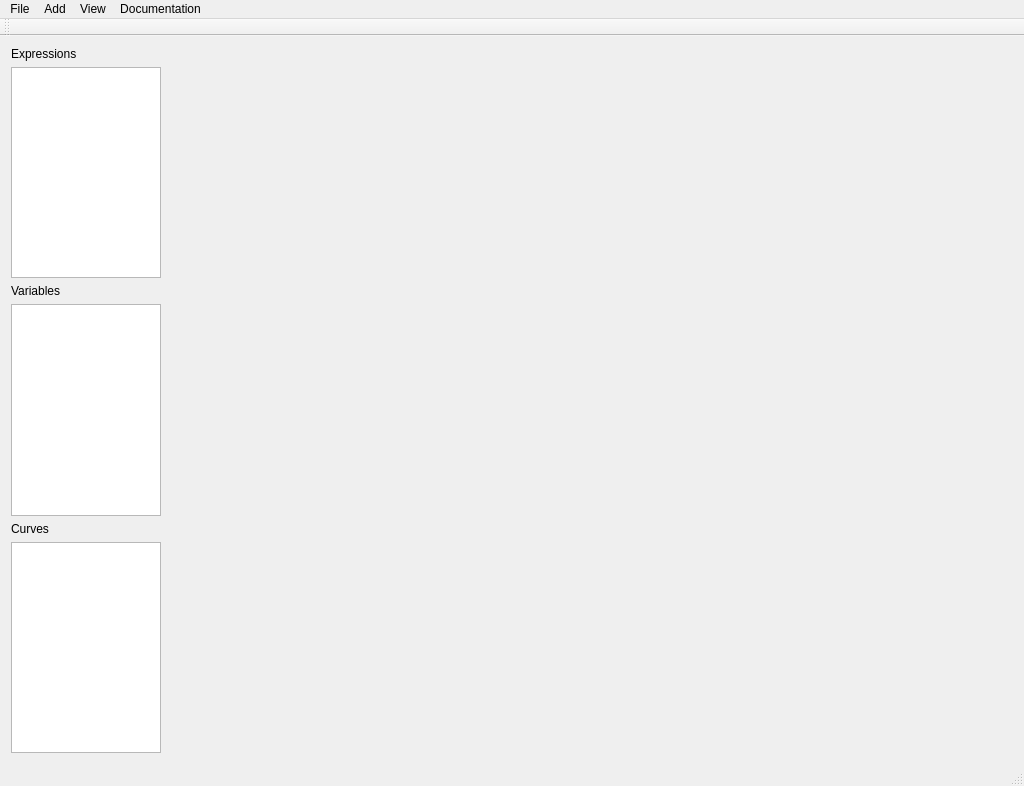
<?xml version="1.0" encoding="UTF-8"?>
<ui version="4.0">
 <class>MainWindow</class>
 <widget class="QMainWindow" name="MainWindow">
  <property name="geometry">
   <rect>
    <x>0</x>
    <y>0</y>
    <width>1024</width>
    <height>786</height>
   </rect>
  </property>
  <property name="windowTitle">
   <string>MainWindow</string>
  </property>
  <widget class="QWidget" name="centralWidget">
   <layout class="QHBoxLayout" name="horizontalLayout_2">
    <item>
     <layout class="QHBoxLayout" name="horizontalLayout">
      <item>
       <layout class="QVBoxLayout" name="verticalLayout">
        <item>
         <widget class="QLabel" name="label">
          <property name="maximumSize">
           <size>
            <width>150</width>
            <height>16777215</height>
           </size>
          </property>
          <property name="text">
           <string>Expressions</string>
          </property>
         </widget>
        </item>
        <item>
         <widget class="QListView" name="ExpressionListView">
          <property name="maximumSize">
           <size>
            <width>150</width>
            <height>16777215</height>
           </size>
          </property>
         </widget>
        </item>
        <item>
         <widget class="QLabel" name="label_2">
          <property name="maximumSize">
           <size>
            <width>150</width>
            <height>16777215</height>
           </size>
          </property>
          <property name="text">
           <string>Variables</string>
          </property>
         </widget>
        </item>
        <item>
         <widget class="QListView" name="VariableListView">
          <property name="maximumSize">
           <size>
            <width>150</width>
            <height>16777215</height>
           </size>
          </property>
         </widget>
        </item>
        <item>
         <widget class="QLabel" name="label_3">
          <property name="maximumSize">
           <size>
            <width>150</width>
            <height>16777215</height>
           </size>
          </property>
          <property name="text">
           <string>Curves</string>
          </property>
         </widget>
        </item>
        <item>
         <widget class="QListView" name="CurveListView">
          <property name="maximumSize">
           <size>
            <width>150</width>
            <height>16777215</height>
           </size>
          </property>
         </widget>
        </item>
       </layout>
      </item>
      <item>
       <widget class="QwtPlot" name="qwtPlot"/>
      </item>
     </layout>
    </item>
   </layout>
  </widget>
  <widget class="QMenuBar" name="menuBar">
   <property name="geometry">
    <rect>
     <x>0</x>
     <y>0</y>
     <width>1024</width>
     <height>24</height>
    </rect>
   </property>
   <widget class="QMenu" name="menuAdd">
    <property name="title">
     <string>Add</string>
    </property>
    <addaction name="actionExpression"/>
    <addaction name="actionVariable"/>
    <addaction name="actionCurve_from_DataSet"/>
    <addaction name="actionResponse_Plot"/>
    <addaction name="actionSystem"/>
    <addaction name="actionClosedLoop_System"/>
   </widget>
   <widget class="QMenu" name="menuFile">
    <property name="title">
     <string>File</string>
    </property>
    <addaction name="actionLoad"/>
    <addaction name="actionSave"/>
    <addaction name="actionSave_as"/>
   </widget>
   <widget class="QMenu" name="menuView">
    <property name="title">
     <string>View</string>
    </property>
    <addaction name="actionAutoscale"/>
   </widget>
   <widget class="QMenu" name="menuDocumentation">
    <property name="title">
     <string>Documentation</string>
    </property>
    <addaction name="actionHelp"/>
    <addaction name="actionView_Control_System_Doc"/>
   </widget>
   <addaction name="menuFile"/>
   <addaction name="menuAdd"/>
   <addaction name="menuView"/>
   <addaction name="menuDocumentation"/>
  </widget>
  <widget class="QToolBar" name="mainToolBar">
   <attribute name="toolBarArea">
    <enum>TopToolBarArea</enum>
   </attribute>
   <attribute name="toolBarBreak">
    <bool>false</bool>
   </attribute>
  </widget>
  <widget class="QStatusBar" name="statusBar"/>
  <action name="actionExpression">
   <property name="text">
    <string>Expression</string>
   </property>
  </action>
  <action name="actionVariable">
   <property name="text">
    <string>Variable</string>
   </property>
  </action>
  <action name="actionSave_as">
   <property name="text">
    <string>save as</string>
   </property>
  </action>
  <action name="actionSave">
   <property name="text">
    <string>save</string>
   </property>
  </action>
  <action name="actionLoad">
   <property name="text">
    <string>load</string>
   </property>
  </action>
  <action name="actionCurve_from_DataSet">
   <property name="text">
    <string>Curve from DataSet</string>
   </property>
  </action>
  <action name="actionResponse_Plot">
   <property name="text">
    <string>Response Plot</string>
   </property>
  </action>
  <action name="actionAutoscale">
   <property name="text">
    <string>autoscale</string>
   </property>
  </action>
  <action name="actionSystem">
   <property name="text">
    <string>System</string>
   </property>
  </action>
  <action name="actionClosedLoop_System">
   <property name="text">
    <string>ClosedLoop System</string>
   </property>
  </action>
  <action name="actionHelp">
   <property name="text">
    <string>Help</string>
   </property>
  </action>
  <action name="actionView_Control_System_Doc">
   <property name="text">
    <string>View Control-System Doc.</string>
   </property>
  </action>
 </widget>
 <layoutdefault spacing="6" margin="11"/>
 <customwidgets>
  <customwidget>
   <class>QwtPlot</class>
   <extends>QFrame</extends>
   <header>qwt_plot.h</header>
  </customwidget>
 </customwidgets>
 <resources/>
 <connections/>
</ui>
